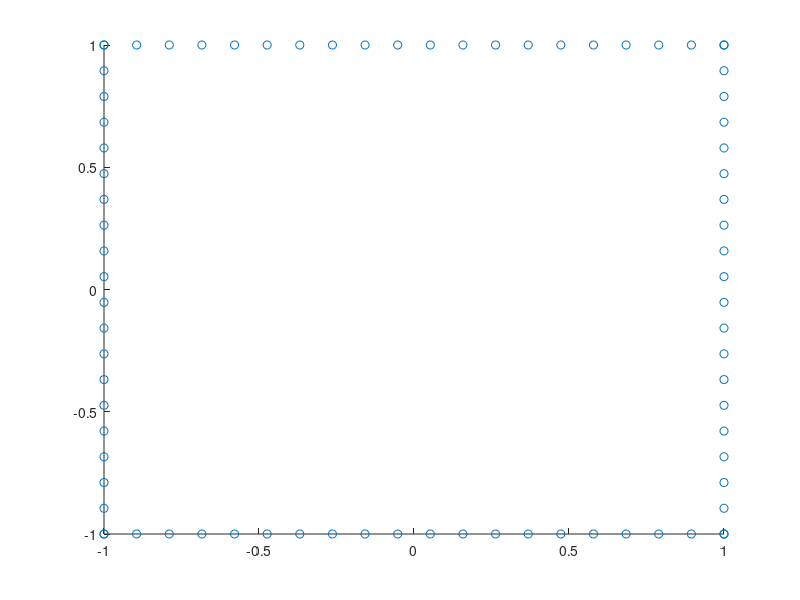

This figure's MATLAB source: (Note: this script raises an error after producing the figure.)
num_points = 20;

% Generate x and y coordinates for each side
x1 = linspace(-1, 1, num_points);
y1 = -ones(1, num_points);

x2 = ones(1, num_points);
y2 = linspace(-1, 1, num_points);

x3 = linspace(-1, 1, num_points);
y3 = ones(1, num_points);

x4 = -ones(1, num_points);
y4 = linspace(-1, 1, num_points);

% Combine all points
x = [x1, x2, x3, x4];
y = [y1, y2, y3, y4];
points = [x ; y];

scatter(points(1,:),points(2,:))

H1 = [sqrt(3) 0 1;...
      1 -sqrt(3) -1;...
      0 0 1];

H2 = [1 -sqrt(3) 1;...
      sqrt(3) 1 1;...
      0 0 2];

H3 = [sqrt(5) 1 1;...
      -1 sqrt(5) 1;...
      1/2 1/4 2];

H4 = [1 -5 2;...
      0  3 0;...
      sqrt(3) 0 2*sqrt(3)];
rank(H1)
rank(H2)
rank(H3)
rank(H4)
%% Homogeneous coordinate of x and y 
homo_points = [points ;ones(1,length(x)) ];
H1_points = pflat(H1*homo_points);
H2_points = pflat(H2*homo_points);
H3_points = pflat(H3*homo_points);
H4_points = H4*homo_points;

subplot(3,2,1)
scatter(points(1,:),points(2,:),'o','filled')
title('Original shape')

axis([-1.5 1.5 -1.5 1.5])

subplot(3,2,2)
scatter(H1_points(1,:),H1_points(2,:),'o','filled')
title('H1')

subplot(3,2,3)
scatter(H2_points(1,:),H2_points(2,:),'o','filled')
title('H2')

subplot(3,2,4)
scatter(H3_points(1,:),H3_points(2,:),'o','filled')
title('H3')

subplot(3,2,5)
scatter3(H4_points(1,:),H4_points(2,:),H4_points(3,:),'o','filled')
title('H4')
